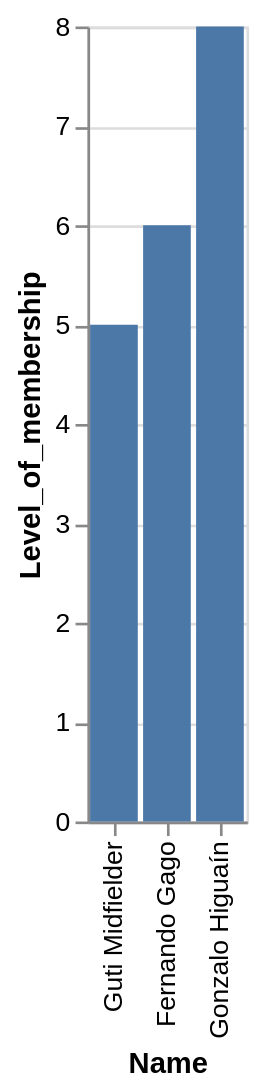

This figure's Vega-Lite source:
### Vega-Lite specification from a JSON file in a GitHub repository (floating-point values rounded to 4 significant figures)
{"data": {"values": [{"x_data": "Guti Midfielder", "y_data": 5}, {"x_data": "Fernando Gago", "y_data": 6}, {"x_data": "Gonzalo Higuaín ", "y_data": 8}]}, "mark": "bar", "encoding": {"x": {"field": "x_data", "type": "nominal", "title": "Name", "sort": {"op": "sum", "field": "y_data", "order": "ascending"}}, "y": {"field": "y_data", "type": "quantitative", "title": "Level_of_membership"}}}
